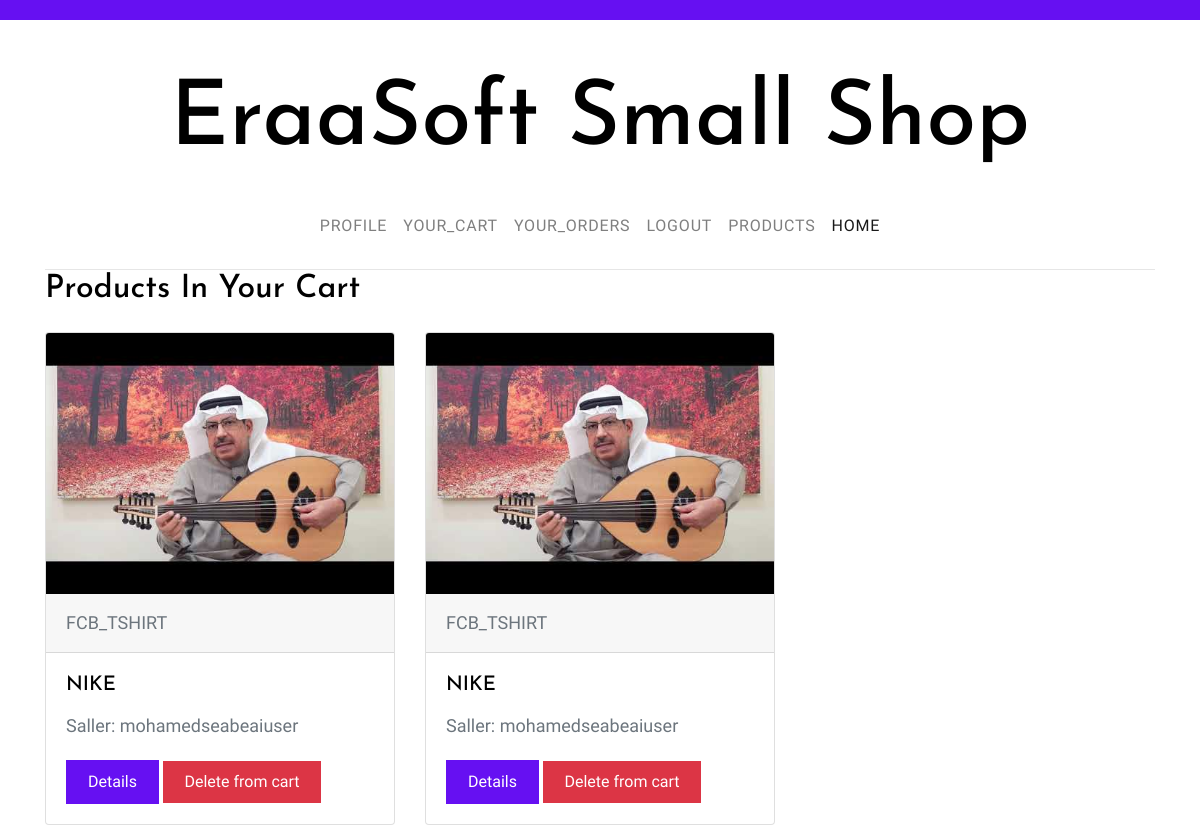
The app's page /cart.php (signed in) with its own data.
### tables this page shows
CREATE TABLE `carts` (
  `id` int(11) NOT NULL,
  `user_id` int(11) DEFAULT NULL,
  `product_id` int(11) DEFAULT NULL,
  `created_at` timestamp NOT NULL DEFAULT current_timestamp(),
  `update_at` datetime NOT NULL
);

CREATE TABLE `products` (
  `id` int(11) NOT NULL,
  `prd_name` varchar(255) NOT NULL,
  `prd_quantity` varchar(50) NOT NULL,
  `prd_price` varchar(50) NOT NULL,
  `prd_brand_name` varchar(255) DEFAULT NULL,
  `prd_discount` varchar(50) DEFAULT NULL,
  `prd_size` enum('s','m','l','xl','xxl','xs') DEFAULT NULL,
  `prd_image` varchar(255) NOT NULL,
  `user_id` int(11) NOT NULL,
  `category_id` int(11) NOT NULL,
  `created_at` timestamp NOT NULL DEFAULT current_timestamp(),
  `update_at` datetime DEFAULT NULL
);

CREATE TABLE `users` (
  `id` int(11) NOT NULL,
  `username` varchar(255) DEFAULT NULL,
  `email` varchar(255) NOT NULL,
  `password` varchar(255) NOT NULL,
  `profile_img` varchar(255) DEFAULT NULL,
  `role` enum('admin','user') NOT NULL,
  `created_at` timestamp NOT NULL DEFAULT current_timestamp(),
  `update_at` datetime NOT NULL
);

### cart.php (the view, shortened to what this page needs)
<?php
include 'includes/header.php';
?>
    <div class="wrap">
      <?php include 'includes/navigation.php'; ?>
      <section class="site-section py-sm">
        <div class="container">
          <div class="row">
            <div class="col-md-6">
              <h2 class="mb-4">Products In Your Cart</h2>
            </div>
          </div>
          <div class="row blog-entries">
            <div class="container">
              <div class="row">
                <?php
                    $query = "SELECT carts.*,
                    products.id as prod_id,
                    users.username,
                    products.prd_image,
                    products.prd_name,
                    products.prd_brand_name
                    FROM carts
                    INNER JOIN products
                    ON carts.product_id = products.id
                    INNER JOIN users
                    ON carts.user_id = users.id
                    WHERE carts.user_id = ?";
                    $stmt  = $db->prepare($query);
                    $stmt->execute([$_SESSION['role_user_user_id']]);
                    $count = $stmt->rowCount();
                    $row   = $stmt->fetchAll(PDO::FETCH_ASSOC);
                ?>
                <?php
                        if($count > 0):
                        foreach($row as $data):
                        ?>
                    <div class="col-md-4">
                    <div class="card">
                        <img class="card-img-top" src="<?php echo 'admin/uploaded_imgs/' . $data['prd_image'] ?>" alt="Card image cap">
                    <div class="card-header">
                        <?php echo $data['prd_name']; ?>
                    </div>
                    <div class="card-body">
                        <h5 class="card-title"><?php echo $data['prd_brand_name']; ?></h5>
                        <p class="card-text">Saller: <?php  echo $data['username']; ?></p>
                        <a class="btn btn-primary" href="product.php?product_id=<?php echo $data['prod_id']; ?>" class="card-link">Details</a>
                        <a href="cart.php?product_id=<?php echo $data['prod_id']; ?>&user_id=<?php echo $_SESSION['role_user_user_id']; ?>" class="btn btn-danger card-link">Delete from cart</a>
                    </div>
                    </div>
                        </div>
                    <?php endforeach;  else: ?>
                        <div class="alert alert-danger">There is no Products</div>
                    <?php endif; ?>
                </div>
                </div>
            </div>
            </div>
        </section>
    </div>
<?php include 'includes/footer.php'; ?>

### css/style.css (style rules this page uses)
body { background: #ccc url("../images/photography.png") repeat; font-family: "Inconsolata", SFMono-Regular, Menlo, Monaco, Consolas, "Liberation Mono", "Courier New", monospace; font-weight: 300; font-size: 18px; line-height: 1.9; color: #6c757d; }
a { -webkit-transition: .3s all ease; -o-transition: .3s all ease; transition: .3s all ease; text-decoration: none; }
h1, h2, h3, h4, h5 { color: #000; font-family: "Josefin Sans", -apple-system, BlinkMacSystemFont, "Segoe UI", Roboto, "Helvetica Neue", Arial, sans-serif, "Apple Color Emoji", "Segoe UI Emoji", "Segoe UI Symbol", "Noto Color Emoji"; }
.wrap { max-width: 1250px; margin: 0 auto; background: #fff; -webkit-box-shadow: 0 0 40px 0 rgba(0, 0, 0, 0.1); box-shadow: 0 0 40px 0 rgba(0, 0, 0, 0.1); }
.site-section { padding: 7em 0; }
.site-section.py-sm { padding: 0em 0; }
.btn, .form-control { outline: none; -webkit-box-shadow: none !important; box-shadow: none !important; border-radius: 0; }
.btn { -webkit-transition: .3s all ease; -o-transition: .3s all ease; transition: .3s all ease; padding: 8px 20px; }
.btn.btn-primary { color: #fff; border-width: 2px; }

### records on screen
carts: product.prd_image (picture), product.prd_name "FCB_TSHIRT", product.prd_brand_name "NIKE", user.username "mohamedseabeaiuser"
carts: product.prd_image (picture), product.prd_name "FCB_TSHIRT", product.prd_brand_name "NIKE", user.username "mohamedseabeaiuser"
